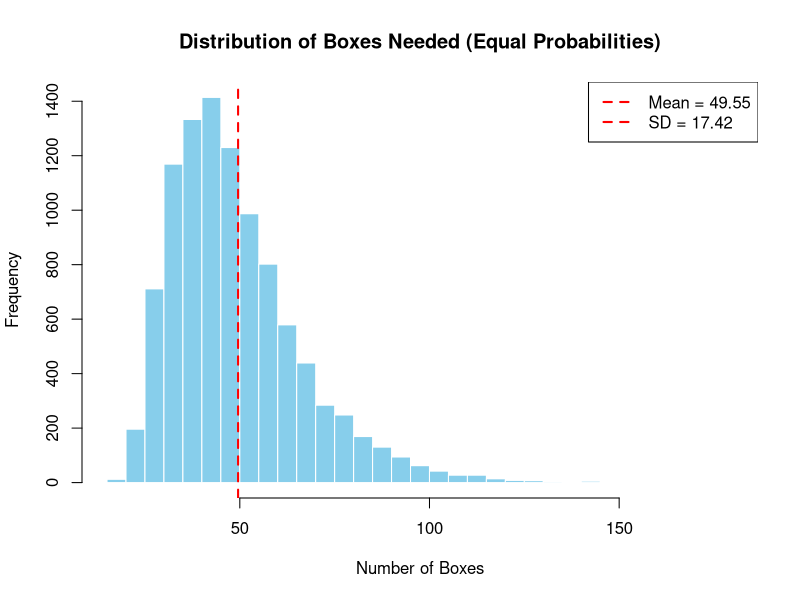
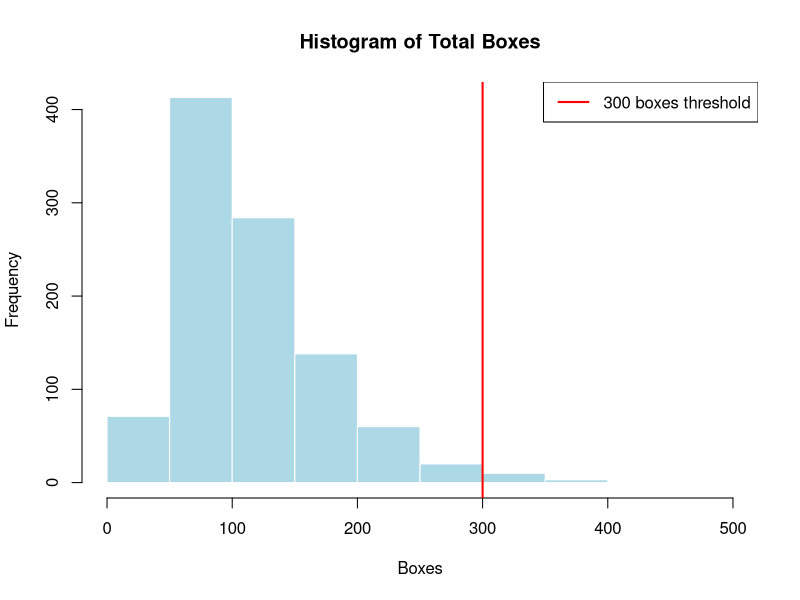
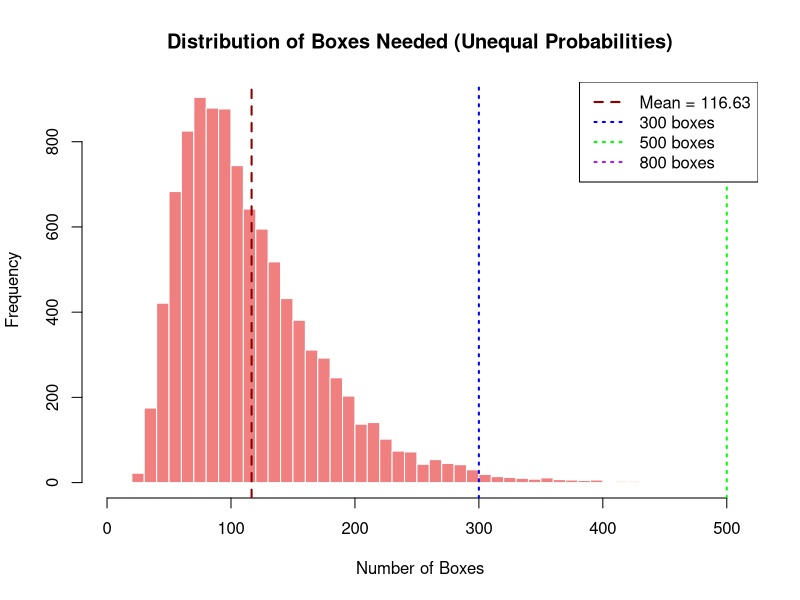
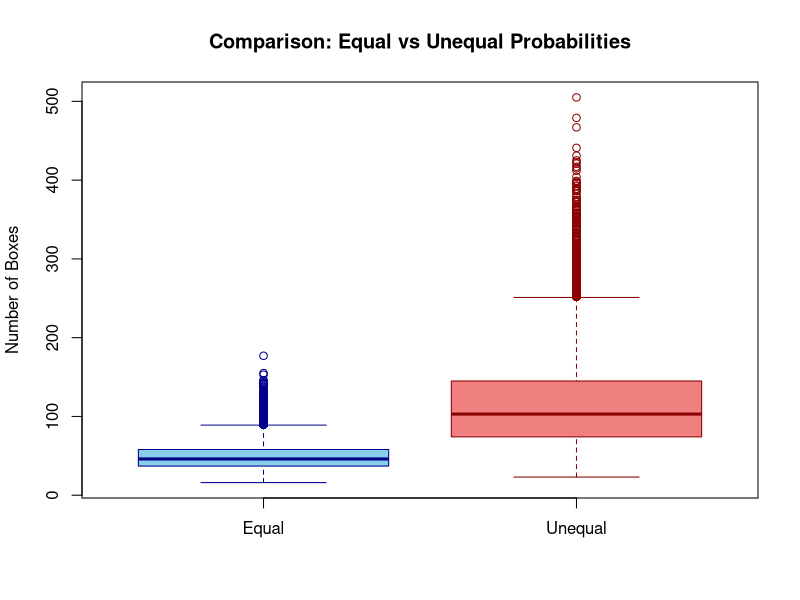
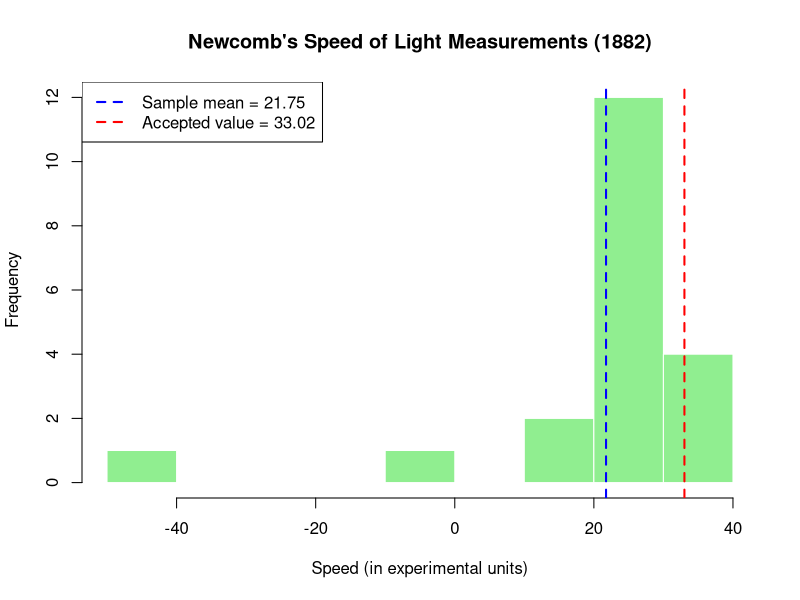
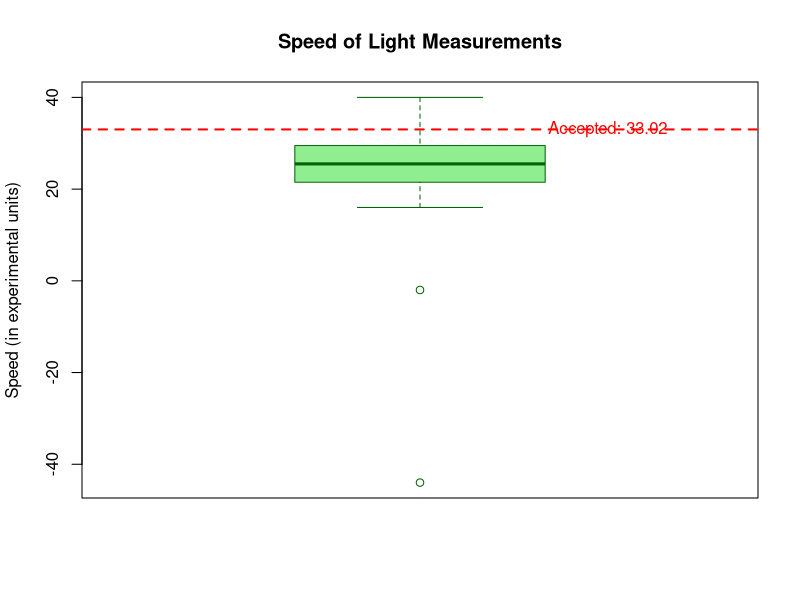
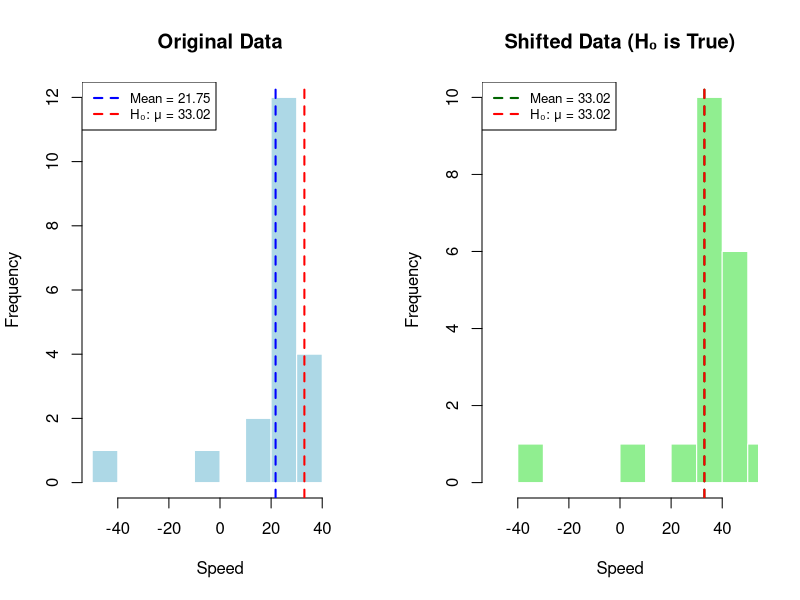
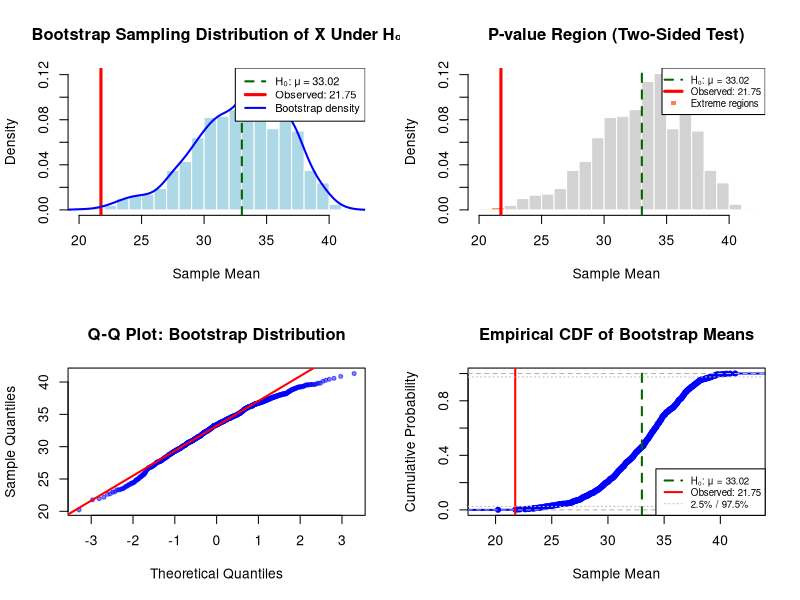

Here is the R script that generated these plots, in order:
# ============================================================================
# Bootstrap
# ============================================================================

# Agenda
# - Toy collector solution
# - Plug-In and the Bootstrap
# - Nonparametric and Parametric Bootstraps
# - Examples

# ============================================================================
# Exercise: Toy Collector Problem
# ============================================================================

# Children (and some adults) are frequently enticed to buy breakfast cereal 
# in an effort to collect all the action figures. Assume there are 15 action 
# figures and each cereal box contains exactly one with each figure being 
# equally likely.

# Questions:
# 1. Find the expected number of boxes needed to collect all 15 action figures.
# 2. Find the standard deviation of the number of boxes needed to collect all 
#    15 action figures.
# 3. Now suppose we no longer have equal probabilities, instead let:
#    Figure      A    B    C    D    E    F    G    H    I    J    K    L    M    N    O
#    Probability .2   .1   .1   .1   .1   .1   .05  .05  .05  .05  .02  .02  .02  .02  .02
#    
#    a. Estimate the expected number of boxes needed to collect all 15 action figures.
#    b. What is the uncertainty of your estimate?
#    c. What is the probability you bought more than 300 boxes? 500 boxes? 800 boxes?

# ============================================================================
# Part 1 & 2: Equal Probabilities (Theoretical Solution)
# ============================================================================

# When all figures are equally likely (probability = 1/15 each), this is known
# as the "Coupon Collector Problem"

# SOLUTION APPROACH:
# Consider the probability of getting a "new toy" given we already have i toys
# P(New Toy|i) = (15-i)/15
#
# Since each box is independent, our waiting time until a "new toy" is a 
# geometric random variable with success probability p = (15-i)/15
#
# For a geometric random variable with success probability p:
# - Mean waiting time = 1/p
# - Variance = (1-p)/p^2

n <- 15  # number of action figures

# METHOD 1: Geometric Random Variable Approach
# Expected number of boxes = sum of expected waiting times for each new toy
# E[T] = 15/15 + 15/14 + 15/13 + ... + 15/1

expected_boxes_geometric <- sum(n / (n:1))

cat("=== Equal Probabilities (Theoretical - Geometric Approach) ===\n")
cat("Expected number of boxes:\n")
cat("  E[T] = 15/15 + 15/14 + 15/13 + ... + 15/1\n")
cat("  E[T] =", expected_boxes_geometric, "\n")
cat("  E[T] ≈ 49.77\n\n")

# Variance calculation using geometric random variables
# For stage i (when we have i toys already), probability of new toy is (n-i)/n
# Variance for that stage: Var[X_i] = (1-p)/p^2 where p = (n-i)/n
# Total variance = sum of variances (independent stages)

variance_geometric <- 0
for (i in 0:(n-1)) {
    p <- (n - i) / n  # probability of new toy when we have i toys
    variance_geometric <- variance_geometric + (1 - p) / p^2
}

# Apply the scaling factor n^2
variance_geometric <- n * variance_geometric

sd_geometric <- sqrt(variance_geometric)

cat("Variance calculation:\n")
cat("  Var[T] = 15*(1-15/15)/(15/15)^2 + 15*(1-14/15)/(14/15)^2 + ... + 15*(1-1/15)/(1/15)^2\n")
cat("  Var[T] =", variance_geometric, "\n")
cat("  Var[T] ≈ 34.77\n\n")
cat("Standard deviation:", sd_geometric, "\n")
cat("SD ≈ 5.90\n\n")

# METHOD 2: Harmonic Number Approach (equivalent)
# Theoretical Expected Value: E[T] = n * H_n
# where n = number of figures, H_n = nth harmonic number = sum(1/i) for i=1 to n

# Calculate the harmonic number H_15
H_n <- sum(1 / (1:n))

# Expected number of boxes
expected_boxes_theory <- n * H_n

cat("=== Equal Probabilities (Theoretical - Harmonic Number Approach) ===\n")
cat("Expected number of boxes: E[T] = n * H_n\n")
cat("  where H_n = sum(1/i) for i=1 to", n, "\n")
cat("  H_15 =", H_n, "\n")
cat("  E[T] =", expected_boxes_theory, "\n\n")

# Theoretical Variance: Var[T] = n^2 * sum(1/i^2) for i=1 to n - n * H_n
variance_theory <- n^2 * sum(1 / (1:n)^2) - n * H_n
sd_theory <- sqrt(variance_theory)

cat("Variance: Var[T] = n^2 * sum(1/i^2) - n * H_n\n")
cat("  Var[T] =", variance_theory, "\n")
cat("Standard deviation:", sd_theory, "\n\n")

# Verify both methods give the same answer
cat("=== Verification: Both Methods Agree ===\n")
cat("Geometric approach - Expected:", round(expected_boxes_geometric, 4), "\n")
cat("Harmonic approach  - Expected:", round(expected_boxes_theory, 4), "\n")
cat("Difference:", abs(expected_boxes_geometric - expected_boxes_theory), "\n\n")

cat("Geometric approach - Variance:", round(variance_geometric, 4), "\n")
cat("Harmonic approach  - Variance:", round(variance_theory, 4), "\n")
cat("Difference:", abs(variance_geometric - variance_theory), "\n\n")

# ============================================================================
# Part 1 & 2: Equal Probabilities (Simulation Verification)
# ============================================================================

# Function to simulate collecting all figures with equal probabilities
collect_all_equal <- function(n_figures = 15) {
    collected <- rep(FALSE, n_figures)
    n_boxes <- 0
    
    while (!all(collected)) {
        # Buy a box, get a random figure (equal probability)
        figure <- sample(1:n_figures, 1)
        collected[figure] <- TRUE
        n_boxes <- n_boxes + 1
    }
    
    return(n_boxes)
}

# Run simulation
set.seed(123)
n_simulations <- 10000
results_equal <- replicate(n_simulations, collect_all_equal(15))

# Calculate statistics from simulation
expected_boxes_sim <- mean(results_equal)
sd_boxes_sim <- sd(results_equal)

cat("\n=== Equal Probabilities (Simulation) ===\n")
cat("Expected number of boxes (simulated):", expected_boxes_sim, "\n")
cat("Standard deviation (simulated):", sd_boxes_sim, "\n")
cat("\nComparison with theory:\n")
cat("Expected value difference:", abs(expected_boxes_theory - expected_boxes_sim), "\n")
cat("SD difference:", abs(sd_theory - sd_boxes_sim), "\n")

# Visualize the distribution
hist(results_equal, 
     breaks = 30, 
     main = "Distribution of Boxes Needed (Equal Probabilities)",
     xlab = "Number of Boxes",
     col = "skyblue",
     border = "white")
abline(v = expected_boxes_sim, col = "red", lwd = 2, lty = 2)
legend("topright", 
       legend = c(paste("Mean =", round(expected_boxes_sim, 2)),
                  paste("SD =", round(sd_boxes_sim, 2))),
       col = "red", lty = 2, lwd = 2)

# ============================================================================
# Part 3: Unequal Probabilities
# ============================================================================

# Define the probabilities for each figure
figures <- c("A", "B", "C", "D", "E", "F", "G", "H", "I", "J", "K", "L", "M", "N", "O")
prob.table <- c(.2, .1, .1, .1, .1, .1, .05, .05, .05, .05, .02, .02, .02, .02, .02)
probabilities <- prob.table  # Keep both variable names for compatibility

# Verify probabilities sum to 1
cat("\n=== Unequal Probabilities ===\n")
cat("Sum of probabilities:", sum(probabilities), "\n")

# Display the probability distribution
prob_df <- data.frame(Figure = figures, Probability = probabilities)
print(prob_df)

# ============================================================================
# Simulation Function for Unequal Probabilities
# ============================================================================

# Define the box numbers
boxes <- seq(1, 15)

# Function to simulate collecting all figures with specified probabilities
box.count <- function(prob = prob.table) {
    check <- double(length(prob))  # Vector to track which figures we have
    i <- 0  # Counter for number of boxes purchased
    
    while (sum(check) < length(prob)) {
        # Sample a box according to the probability distribution
        x <- sample(boxes, 1, prob = prob)
        check[x] <- 1  # Mark that we now have this figure
        i <- i + 1      # Increment box counter
    }
    
    return(i)
}

# Alternative naming for consistency
collect_all_unequal <- function(probs = prob.table) {
    return(box.count(prob = probs))
}

# ============================================================================
# Part 3a: Estimate the expected number of boxes
# ============================================================================

# Run simulation using the box.count() function
trials <- 1000
sim.boxes <- double(trials)

set.seed(456)
for (i in 1:trials) {
    sim.boxes[i] <- box.count()
}

# Calculate point estimate
est <- mean(sim.boxes)

# Calculate Monte Carlo Standard Error (MCSE)
# MCSE measures the uncertainty in our estimate due to finite simulation
mcse <- sd(sim.boxes) / sqrt(trials)

# 95% Confidence interval for the mean
interval <- est + c(-1, 1) * 1.96 * mcse

cat("\n3a. Expected number of boxes (unequal probabilities):\n")
cat("    Point estimate:", est, "\n")
cat("    Example output: est = 115.468\n\n")

# Part 3b: Uncertainty of the estimate
cat("3b. Uncertainty of estimate:\n")
cat("    Monte Carlo Standard Error (MCSE):", mcse, "\n")
cat("    95% Confidence interval:", interval[1], "to", interval[2], "\n")
cat("    Example output: interval = [112.0715, 118.8645]\n\n")

# Additional run with more simulations for better accuracy
n_simulations <- 10000
set.seed(789)
results_unequal <- replicate(n_simulations, box.count())

expected_boxes_unequal <- mean(results_unequal)
sd_boxes_unequal <- sd(results_unequal)
se_mean <- sd_boxes_unequal / sqrt(n_simulations)

cat("More precise estimate (with", n_simulations, "simulations):\n")
cat("    Expected number of boxes:", expected_boxes_unequal, "\n")
cat("    Standard deviation of boxes:", sd_boxes_unequal, "\n")
cat("    Standard error of the mean:", se_mean, "\n")
cat("    95% Confidence interval:", 
    expected_boxes_unequal - 1.96 * se_mean, "to", 
    expected_boxes_unequal + 1.96 * se_mean, "\n\n")

# ============================================================================
# Visualization: Histogram with Reference Line
# ============================================================================

# Plot histogram of simulation results
hist(sim.boxes, 
     main = "Histogram of Total Boxes", 
     xlab = "Boxes",
     col = "lightblue",
     border = "white")
abline(v = 300, col = "red", lwd = 2)
legend("topright", 
       legend = "300 boxes threshold",
       col = "red", 
       lwd = 2)

# ============================================================================
# Part 3c: Probability of buying more than 300, 500, 800 boxes
# ============================================================================

# Calculate probabilities from the initial simulation (trials = 1000)
prob_more_300_initial <- mean(sim.boxes > 300)
prob_more_500_initial <- mean(sim.boxes > 500)
prob_more_800_initial <- mean(sim.boxes > 800)

cat("3c. Probabilities (from", trials, "simulations):\n")
cat("    P(boxes > 300):", prob_more_300_initial, "\n")
cat("    P(boxes > 500):", prob_more_500_initial, "\n")
cat("    P(boxes > 800):", prob_more_800_initial, "\n\n")

# Calculate probabilities from the larger simulation (n_simulations = 10000)
prob_more_300 <- mean(results_unequal > 300)
prob_more_500 <- mean(results_unequal > 500)
prob_more_800 <- mean(results_unequal > 800)

cat("Probabilities (from", n_simulations, "simulations - more precise):\n")
cat("    P(boxes > 300):", prob_more_300, "\n")
cat("    P(boxes > 500):", prob_more_500, "\n")
cat("    P(boxes > 800):", prob_more_800, "\n")
cat("    P(boxes > 800):", prob_more_800, "\n")

# Visualize the distribution with unequal probabilities
hist(results_unequal, 
     breaks = 50, 
     main = "Distribution of Boxes Needed (Unequal Probabilities)",
     xlab = "Number of Boxes",
     col = "lightcoral",
     border = "white",
     xlim = c(0, max(results_unequal)))
abline(v = expected_boxes_unequal, col = "darkred", lwd = 2, lty = 2)
abline(v = 300, col = "blue", lwd = 2, lty = 3)
abline(v = 500, col = "green", lwd = 2, lty = 3)
abline(v = 800, col = "purple", lwd = 2, lty = 3)
legend("topright", 
       legend = c(paste("Mean =", round(expected_boxes_unequal, 2)),
                  "300 boxes", "500 boxes", "800 boxes"),
       col = c("darkred", "blue", "green", "purple"), 
       lty = c(2, 3, 3, 3), 
       lwd = 2)

# ============================================================================
# Comparison: Equal vs Unequal Probabilities
# ============================================================================

cat("\n=== Comparison ===\n")
cat("Equal probabilities:\n")
cat("  Expected boxes:", round(expected_boxes_sim, 2), "\n")
cat("  Standard deviation:", round(sd_boxes_sim, 2), "\n")
cat("\nUnequal probabilities:\n")
cat("  Expected boxes:", round(expected_boxes_unequal, 2), "\n")
cat("  Standard deviation:", round(sd_boxes_unequal, 2), "\n")
cat("\nDifference:\n")
cat("  Additional expected boxes:", round(expected_boxes_unequal - expected_boxes_sim, 2), "\n")
cat("  Increase in variability:", round(sd_boxes_unequal - sd_boxes_sim, 2), "\n")

# Side-by-side boxplot comparison
boxplot(list(Equal = results_equal, Unequal = results_unequal),
        main = "Comparison: Equal vs Unequal Probabilities",
        ylab = "Number of Boxes",
        col = c("skyblue", "lightcoral"),
        border = c("darkblue", "darkred"))

# ============================================================================
# Summary Statistics
# ============================================================================

cat("\n=== Summary Statistics (Unequal Probabilities) ===\n")
cat("Minimum boxes:", min(results_unequal), "\n")
cat("1st Quartile:", quantile(results_unequal, 0.25), "\n")
cat("Median:", median(results_unequal), "\n")
cat("Mean:", mean(results_unequal), "\n")
cat("3rd Quartile:", quantile(results_unequal, 0.75), "\n")
cat("Maximum boxes:", max(results_unequal), "\n")
cat("90th percentile:", quantile(results_unequal, 0.90), "\n")
cat("95th percentile:", quantile(results_unequal, 0.95), "\n")
cat("99th percentile:", quantile(results_unequal, 0.99), "\n")

# ============================================================================
# Key Insights
# ============================================================================

# Key observations:
# 1. With equal probabilities, the expected number of boxes is ~50.4
# 2. With unequal probabilities (rare figures), the expected number increases
#    dramatically to several hundred boxes
# 3. The rare figures (probability 0.02) are the bottleneck - you spend most
#    time waiting for these
# 4. The variability also increases substantially with unequal probabilities
# 5. There's a substantial probability (> 5%) of needing more than 500 boxes
#    with the unequal distribution

# ============================================================================
# Example: Speed of Light Data (Newcomb's Experiment)
# ============================================================================

# Thanks to Rob Gould (UCLA Statistics) for the following example

# In 1882 Simon Newcomb performed an experiment to measure the speed of light
# He measured the time it took for light to travel from Fort Myer on the west 
# bank of the Potomac River to a fixed mirror at the foot of the Washington 
# monument 3721 meters away.
#
# In the units of the data, the currently accepted "true" speed of light is 33.02
#
# Question: Does the data support the current accepted speed of 33.02?

# Speed of light measurements
speed <- c(28, -44, 29, 30, 26, 27, 22, 23, 33, 16, 24, 29, 24, 40, 21, 31, 34, -2, 25, 19)

cat("\n\n")
cat(strrep("=", 80), "\n")
cat("Speed of Light Data (Newcomb's Experiment, 1882)\n")
cat(strrep("=", 80), "\n\n")

# Basic summary statistics
cat("=== Summary Statistics ===\n")
cat("Sample size:", length(speed), "\n")
cat("Mean:", mean(speed), "\n")
cat("Median:", median(speed), "\n")
cat("Standard deviation:", sd(speed), "\n")
cat("Min:", min(speed), "\n")
cat("Max:", max(speed), "\n")
cat("\nAccepted true speed of light: 33.02\n")

# Visualize the data
hist(speed, 
     breaks = 10,
     main = "Newcomb's Speed of Light Measurements (1882)",
     xlab = "Speed (in experimental units)",
     col = "lightgreen",
     border = "white")
abline(v = mean(speed), col = "blue", lwd = 2, lty = 2)
abline(v = 33.02, col = "red", lwd = 2, lty = 2)
legend("topleft", 
       legend = c(paste("Sample mean =", round(mean(speed), 2)),
                  "Accepted value = 33.02"),
       col = c("blue", "red"), 
       lty = 2, 
       lwd = 2)

# Boxplot to identify outliers
boxplot(speed,
        main = "Speed of Light Measurements",
        ylab = "Speed (in experimental units)",
        col = "lightgreen",
        border = "darkgreen")
abline(h = 33.02, col = "red", lwd = 2, lty = 2)
text(1.3, 33.02, "Accepted: 33.02", col = "red")

# Identify potential outliers
cat("\n=== Outlier Analysis ===\n")
Q1 <- quantile(speed, 0.25)
Q3 <- quantile(speed, 0.75)
IQR_val <- IQR(speed)
lower_fence <- Q1 - 1.5 * IQR_val
upper_fence <- Q3 + 1.5 * IQR_val

outliers <- speed[speed < lower_fence | speed > upper_fence]
cat("Potential outliers:", outliers, "\n")
cat("Lower fence:", lower_fence, "\n")
cat("Upper fence:", upper_fence, "\n")

# Initial assessment
cat("\n=== Initial Assessment ===\n")
cat("Difference between sample mean and accepted value:", mean(speed) - 33.02, "\n")
cat("Is the accepted value within one SD of the mean?", 
    abs(mean(speed) - 33.02) <= sd(speed), "\n")

# Note: The presence of outliers (especially -44 and -2) suggests possible 
# measurement errors or experimental issues. These may significantly affect 
# the mean and our conclusions about whether the data supports the accepted value.

cat("\nNote: The data contains some unusual values (e.g., -44, -2) that may\n")
cat("represent measurement errors. These outliers can substantially affect\n")
cat("our conclusions. Bootstrap methods can help us understand the uncertainty\n")
cat("in our estimates and test hypotheses about the true speed of light.\n")

# ============================================================================
# Hypothesis Testing: Does the data support the accepted speed?
# ============================================================================

cat("\n\n")
cat(strrep("=", 80), "\n")
cat("Hypothesis Testing for Speed of Light\n")
cat(strrep("=", 80), "\n\n")

# Step 1: State null and alternative hypotheses
cat("Step 1: State the Hypotheses\n")
cat("  H₀: μ = 33.02  (The true mean speed equals the accepted value)\n")
cat("  Hₐ: μ ≠ 33.02  (The true mean speed differs from the accepted value)\n")
cat("  (This is a two-sided test)\n\n")

# Step 2: Choose a significance level
alpha <- 0.05
cat("Step 2: Significance Level\n")
cat("  α =", alpha, "\n\n")

# Step 3: Choose a test statistic
cat("Step 3: Test Statistic\n")
cat("  Since we wish to estimate the mean speed, we use the sample average\n")
cat("  Test statistic: X̄ (sample mean)\n\n")

# Step 4: Find the observed value of the test statistic
observed_mean <- mean(speed)
cat("Step 4: Observed Test Statistic\n")
cat("  Observed sample mean:", observed_mean, "\n")
cat("  Difference from H₀:", observed_mean - 33.02, "\n\n")

# Step 5: Calculate a p-value?
cat("Step 5: Calculate p-value\n")
cat("  Problem: We need the sampling distribution of X̄ under H₀,\n")
cat("           but we don't have it!\n")
cat("  - Normal approximation would be poor here due to small sample\n")
cat("    size (n=20) and presence of outliers\n")
cat("  - We need an alternative approach...\n\n")

# ============================================================================
# Bootstrap Approach: Simulating Under the Null Hypothesis
# ============================================================================

cat(strrep("=", 80), "\n")
cat("Bootstrap Solution: Shift the Data to Satisfy H₀\n")
cat(strrep("=", 80), "\n\n")

cat("Strategy:\n")
cat("  Instead of relying on theoretical distributions, we can perform\n")
cat("  a simulation under conditions where H₀ is TRUE.\n\n")

cat("Approach:\n")
cat("  1. Use our data to represent the population\n")
cat("  2. BUT first, shift it so that the mean really IS 33.02\n")
cat("  3. This creates a population where H₀ is true by construction\n\n")

# Shift the data so its mean equals 33.02
newspeed <- speed - mean(speed) + 33.02

cat("Creating the shifted data:\n")
cat("  newspeed = speed - mean(speed) + 33.02\n")
cat("  newspeed = speed -", mean(speed), "+ 33.02\n\n")

# Verify the shift
cat("Verification:\n")
cat("  Original mean(speed):", mean(speed), "\n")
cat("  New mean(newspeed):", mean(newspeed), "\n")
cat("  Difference:", abs(mean(newspeed) - 33.02), "(should be ≈ 0)\n\n")

cat("Key insight:\n")
cat("  The histogram of newspeed has EXACTLY the same shape as speed,\n")
cat("  but is shifted so that it's centered at 33.02.\n")
cat("  This preserves the variability and distribution shape of the\n")
cat("  original data while satisfying H₀.\n\n")

# Visualize the shift
par(mfrow = c(1, 2))

# Original data
hist(speed, 
     breaks = 10,
     main = "Original Data",
     xlab = "Speed",
     col = "lightblue",
     border = "white",
     xlim = c(-50, 50))
abline(v = mean(speed), col = "blue", lwd = 2, lty = 2)
abline(v = 33.02, col = "red", lwd = 2, lty = 2)
legend("topleft", 
       legend = c(paste("Mean =", round(mean(speed), 2)),
                  "H₀: μ = 33.02"),
       col = c("blue", "red"), 
       lty = 2, 
       lwd = 2,
       cex = 0.8)

# Shifted data
hist(newspeed, 
     breaks = 10,
     main = "Shifted Data (H₀ is True)",
     xlab = "Speed",
     col = "lightgreen",
     border = "white",
     xlim = c(-50, 50))
abline(v = mean(newspeed), col = "darkgreen", lwd = 2, lty = 2)
abline(v = 33.02, col = "red", lwd = 2, lty = 2)
legend("topleft", 
       legend = c(paste("Mean =", round(mean(newspeed), 2)),
                  "H₀: μ = 33.02"),
       col = c("darkgreen", "red"), 
       lty = 2, 
       lwd = 2,
       cex = 0.8)

par(mfrow = c(1, 1))

# Show side-by-side comparison of the data
cat("\nData comparison (first 10 values):\n")
comparison_df <- data.frame(
    Original = speed[1:10],
    Shifted = newspeed[1:10],
    Difference = newspeed[1:10] - speed[1:10]
)
print(comparison_df)
cat("\nNote: All differences are equal to", round(33.02 - mean(speed), 4), "\n")

# ============================================================================
# Bootstrap Resampling: Generate the Sampling Distribution Under H₀
# ============================================================================

cat("\n\n")
cat(strrep("=", 80), "\n")
cat("Bootstrap Resampling from the Shifted Data\n")
cat(strrep("=", 80), "\n\n")

cat("Now we reach into our fake population and take out 20 observations at\n")
cat("random, with replacement.\n")
cat("  - We take out 20 because that's the size of our initial sample\n")
cat("  - We calculate the average and save it\n")
cat("  - We repeat this process many, many times\n\n")

cat("Result:\n")
cat("  We will have a sampling distribution of X̄ with mean 33.02\n")
cat("  (because newspeed has mean 33.02)\n\n")

cat("Final step:\n")
cat("  Compare this distribution to our observed sample average and\n")
cat("  obtain a p-value!\n\n")

# Perform the bootstrap
n <- 1000
bstrap <- double(n)

cat("Running", n, "bootstrap replications...\n")
for (i in 1:n){ 
  newsample <- sample(newspeed, 20, replace=T)
  bstrap[i] <- mean(newsample) 
}
cat("Bootstrap complete!\n\n")

# Summary of bootstrap distribution
cat("Bootstrap Sampling Distribution Summary:\n")
cat("  Mean of bootstrap means:", mean(bstrap), "\n")
cat("  SD of bootstrap means:", sd(bstrap), "\n")
cat("  Min:", min(bstrap), "\n")
cat("  Max:", max(bstrap), "\n\n")

# Visualize the bootstrap distribution
par(mfrow = c(2, 2))

# Plot 1: Basic histogram with observed value
hist(bstrap,
     breaks = 30,
     main = "Bootstrap Sampling Distribution of X̄ Under H₀",
     xlab = "Sample Mean",
     col = "lightblue",
     border = "white",
     probability = TRUE)

# Add vertical line for H₀ mean
abline(v = 33.02, col = "darkgreen", lwd = 2, lty = 2)

# Add vertical line for observed mean
abline(v = observed_mean, col = "red", lwd = 3)

# Add density curve
lines(density(bstrap), col = "blue", lwd = 2)

legend("topright",
       legend = c("H₀: μ = 33.02",
                  paste("Observed:", round(observed_mean, 2)),
                  "Bootstrap density"),
       col = c("darkgreen", "red", "blue"),
       lty = c(2, 1, 1),
       lwd = c(2, 3, 2),
       cex = 0.8)

# Plot 2: Histogram highlighting extreme values (for p-value)
distance_from_null <- abs(observed_mean - 33.02)
extreme_lower <- 33.02 - distance_from_null
extreme_upper <- 33.02 + distance_from_null

hist(bstrap,
     breaks = 30,
     main = "P-value Region (Two-Sided Test)",
     xlab = "Sample Mean",
     col = "lightgray",
     border = "white",
     probability = TRUE)

# Color the extreme regions
hist_data <- hist(bstrap, breaks = 30, plot = FALSE)
extreme_bins <- which(hist_data$mids <= extreme_lower | hist_data$mids >= extreme_upper)
for (i in extreme_bins) {
    rect(hist_data$breaks[i], 0, hist_data$breaks[i+1], hist_data$density[i],
         col = "coral", border = "white")
}

abline(v = c(extreme_lower, extreme_upper), col = "red", lwd = 2, lty = 2)
abline(v = 33.02, col = "darkgreen", lwd = 2, lty = 2)
abline(v = observed_mean, col = "red", lwd = 3)

legend("topright",
       legend = c("H₀: μ = 33.02",
                  paste("Observed:", round(observed_mean, 2)),
                  "Extreme regions"),
       col = c("darkgreen", "red", "coral"),
       lty = c(2, 1, NA),
       lwd = c(2, 3, NA),
       pch = c(NA, NA, 15),
       cex = 0.7)

# Plot 3: QQ plot to check normality of bootstrap distribution
qqnorm(bstrap, 
       main = "Q-Q Plot: Bootstrap Distribution",
       pch = 20,
       col = rgb(0, 0, 1, 0.5))
qqline(bstrap, col = "red", lwd = 2)

# Plot 4: Cumulative distribution
plot(ecdf(bstrap),
     main = "Empirical CDF of Bootstrap Means",
     xlab = "Sample Mean",
     ylab = "Cumulative Probability",
     col = "blue",
     lwd = 2)
abline(v = 33.02, col = "darkgreen", lwd = 2, lty = 2)
abline(v = observed_mean, col = "red", lwd = 2)
abline(h = c(0.025, 0.975), col = "gray", lty = 3)

legend("bottomright",
       legend = c("H₀: μ = 33.02",
                  paste("Observed:", round(observed_mean, 2)),
                  "2.5% / 97.5%"),
       col = c("darkgreen", "red", "gray"),
       lty = c(2, 1, 3),
       lwd = c(2, 2, 1),
       cex = 0.7)

par(mfrow = c(1, 1))

# ============================================================================
# Calculate p-value
# ============================================================================

cat("\n")
cat(strrep("=", 80), "\n")
cat("Step 6: Calculate the p-value\n")
cat(strrep("=", 80), "\n\n")

cat("Observed test statistic: X̄ =", observed_mean, "\n")
cat("Null hypothesis value: μ₀ = 33.02\n")
cat("Difference:", observed_mean - 33.02, "\n\n")

cat("The p-value is the probability of getting something more extreme than\n")
cat("what we observed.\n\n")

cat("Notice that", observed_mean, "is", 33.02 - observed_mean, "units away from\n")
cat("the null hypothesis (33.02 -", observed_mean, "=", 33.02 - observed_mean, ")\n\n")

cat("So the p-value is the probability of being more than", 33.02 - observed_mean, "\n")
cat("units away from 33.02 in EITHER direction (two-sided test).\n\n")

cat("For a two-sided test, we need to find:\n")
cat("  P(X̄ <", observed_mean, "OR X̄ >", 33.02 + (33.02 - observed_mean), "| H₀ is true)\n\n")

# Calculate how far our observed mean is from the null hypothesis
distance_from_null <- abs(observed_mean - 33.02)
extreme_lower <- observed_mean
extreme_upper <- 33.02 + distance_from_null

cat("This means we count bootstrap samples where:\n")
cat("  - X̄ <", extreme_lower, "(as low or lower than observed)\n")
cat("  - X̄ >", round(extreme_upper, 2), "(equally far above 33.02)\n\n")

# Count how many bootstrap means are at least as extreme
lower_tail <- sum(bstrap < extreme_lower)
upper_tail <- sum(bstrap > extreme_upper)
extreme_count <- lower_tail + upper_tail

cat("Calculation:\n")
cat("  (sum(bstrap <", extreme_lower, ") + sum(bstrap >", round(extreme_upper, 2), ")) /", n, "\n")
cat("  = (", lower_tail, "+", upper_tail, ") /", n, "\n")

# Calculate p-value
pvalue <- extreme_count / n

cat("  =", extreme_count, "/", n, "\n")
cat("  =", pvalue, "\n\n")

cat("p-value =", pvalue, "\n\n")

# ============================================================================
# Conclusion
# ============================================================================

cat(strrep("=", 80), "\n")
cat("Step 7: Make a Conclusion\n")
cat(strrep("=", 80), "\n\n")

cat("Decision rule: Reject H₀ if p-value < α =", alpha, "\n\n")

if (pvalue < alpha) {
    cat("Result: p-value =", pvalue, "<", alpha, "\n")
    cat("Decision: REJECT H₀\n\n")
    cat("Conclusion:\n")
    cat("  Since our significance level is", alpha, "(5%), we REJECT H₀\n")
    cat("  and conclude that Newcomb's measurements were NOT consistent with\n")
    cat("  the currently accepted figure.\n\n")
    cat("  Interpretation:\n")
    cat("  At the α =", alpha, "significance level, we have sufficient evidence\n")
    cat("  to conclude that the true mean speed differs from the accepted value\n")
    cat("  of 33.02. Newcomb's measurements appear to be systematically lower\n")
    cat("  than the accepted speed of light.\n\n")
    cat("  Possible explanations:\n")
    cat("  - Systematic measurement error in the experimental setup\n")
    cat("  - Equipment calibration issues\n")
    cat("  - The presence of outliers affecting the sample mean\n")
} else {
    cat("Result: p-value =", pvalue, ">=", alpha, "\n")
    cat("Decision: FAIL TO REJECT H₀\n\n")
    cat("Conclusion:\n")
    cat("  Since our significance level is", alpha, "(5%), we FAIL TO REJECT H₀.\n")
    cat("  At the α =", alpha, "significance level, we do not have sufficient\n")
    cat("  evidence to conclude that the true mean speed differs from 33.02.\n")
    cat("  The observed difference could plausibly be due to random sampling\n")
    cat("  variation.\n")
}

cat("\n")
cat(strrep("=", 80), "\n")
cat("What Did We Just Do? The Bootstrap Principle\n")
cat(strrep("=", 80), "\n\n")

cat("This is an example of the BOOTSTRAP HYPOTHESIS TEST:\n\n")

cat("1. We wanted to test if μ = 33.02\n\n")

cat("2. We created a 'fake population' (newspeed) where μ = 33.02 is TRUE\n")
cat("   by shifting our sample\n\n")

cat("3. We repeatedly sampled from this fake population (with replacement)\n")
cat("   to simulate what sample means would look like IF H₀ were true\n\n")

cat("4. We compared our actual observed mean to this distribution to see\n")
cat("   if it's unusually far from 33.02\n\n")

cat("Key insight:\n")
cat("  The BOOTSTRAP uses the sample to represent the population!\n")
cat("  - When we shift the sample, we're creating a population where\n")
cat("    H₀ is exactly true\n")
cat("  - Resampling from this shifted data gives us the sampling\n")
cat("    distribution we need\n")
cat("  - No normal approximation needed!\n")
cat("  - No assumptions about the population distribution!\n\n")

# ============================================================================
# Example: Sleep Study
# ============================================================================

cat("\n\n")
cat(strrep("=", 80), "\n")
cat("Example: Sleep Study - Bootstrap for Two-Sample Comparison\n")
cat(strrep("=", 80), "\n\n")

cat("The two-sample t-test checks for differences in means according to a\n")
cat("known null distribution.\n")
cat("This is similar to permutation tests, but we'll use bootstrap resampling.\n\n")

cat("Let's resample and generate the sampling distribution under the\n")
cat("bootstrap assumption.\n\n")

# Load the sleep data
cat("Dataset: Student's Sleep Data\n")
cat("Description: Effect of two soporific drugs on sleep increase\n")
cat("  - 10 patients given drug 1\n")
cat("  - 10 patients given drug 2\n")
cat("  - Measured: increase in hours of sleep\n\n")

# Display the data
cat("Sleep data:\n")
print(sleep)
cat("\n")

# Summary by group
cat("Summary statistics by group:\n")
cat("Group 1 (Drug 1):\n")
group1_data <- sleep[sleep$group == 1, "extra"]
cat("  Mean:", mean(group1_data), "\n")
cat("  SD:", sd(group1_data), "\n")
cat("  n:", length(group1_data), "\n\n")

cat("Group 2 (Drug 2):\n")
group2_data <- sleep[sleep$group == 2, "extra"]
cat("  Mean:", mean(group2_data), "\n")
cat("  SD:", sd(group2_data), "\n")
cat("  n:", length(group2_data), "\n\n")

observed_diff <- mean(group1_data) - mean(group2_data)
cat("Observed difference in means (Group 1 - Group 2):", observed_diff, "\n\n")

# Visualize the data
par(mfrow = c(1, 2))

# Boxplot comparison
boxplot(extra ~ group, data = sleep,
        main = "Sleep Increase by Drug",
        xlab = "Group",
        ylab = "Increase in Hours of Sleep",
        col = c("lightblue", "lightcoral"),
        names = c("Drug 1", "Drug 2"))
abline(h = 0, col = "gray", lty = 2)

# Dot plot showing individual observations
stripchart(extra ~ group, data = sleep,
           main = "Individual Sleep Increases",
           xlab = "Group",
           ylab = "Increase in Hours of Sleep",
           vertical = TRUE,
           pch = 19,
           col = c("blue", "red"),
           method = "jitter",
           jitter = 0.1)
abline(h = 0, col = "gray", lty = 2)
points(1, mean(group1_data), pch = 18, cex = 2, col = "darkblue")
points(2, mean(group2_data), pch = 18, cex = 2, col = "darkred")

par(mfrow = c(1, 1))

# ============================================================================
# Bootstrap Resampling for Two-Sample Problem
# ============================================================================

cat("\n")
cat(strrep("=", 80), "\n")
cat("Bootstrap Approach\n")
cat(strrep("=", 80), "\n\n")

cat("Strategy:\n")
cat("  1. Resample rows from the sleep dataset with replacement\n")
cat("  2. Calculate the difference in means for each bootstrap sample\n")
cat("  3. Build up the sampling distribution of the difference\n\n")

# Define helper functions
bootstrap.resample <- function(object) {
  sample(object, length(object), replace = TRUE)
}

diff.in.means <- function(df) {
  mean(df[df$group == 1, "extra"]) - mean(df[df$group == 2, "extra"])
}

cat("Functions defined:\n")
cat("  bootstrap.resample <- function(object)\n")
cat("      sample(object, length(object), replace = TRUE)\n\n")
cat("  diff.in.means <- function(df)\n")
cat("      mean(df[df$group == 1, 'extra']) - mean(df[df$group == 2, 'extra'])\n\n")

# Perform bootstrap resampling
cat("Performing 2000 bootstrap replications...\n")
set.seed(123)  # For reproducibility
resample.diffs <- replicate(2000, 
                             diff.in.means(sleep[bootstrap.resample(1:nrow(sleep)), ]))
cat("Bootstrap complete!\n\n")

# Summary of bootstrap distribution
cat("Bootstrap Distribution Summary:\n")
cat("  Mean of bootstrap differences:", mean(resample.diffs), "\n")
cat("  SD of bootstrap differences:", sd(resample.diffs), "\n")
cat("  Min:", min(resample.diffs), "\n")
cat("  Max:", max(resample.diffs), "\n")
cat("  Observed difference:", observed_diff, "\n\n")

# Visualize the bootstrap distribution
par(mfrow = c(1, 1))

# Simple histogram showing the bootstrap sampling distribution
hist(resample.diffs, 
     main = "Bootstrap Sampling Distribution",
     xlab = "Difference in Means (Drug 1 - Drug 2)",
     col = "lightblue",
     border = "white")
abline(v = diff.in.means(sleep), col = 2, lwd = 3)

cat("\nBasic visualization created: Bootstrap sampling distribution with\n")
cat("observed difference marked in red.\n\n")

# Add more detailed visualizations
par(mfrow = c(2, 2))

# Plot 1: Histogram of bootstrap differences
hist(resample.diffs,
     breaks = 40,
     main = "Bootstrap Distribution of\nDifference in Means",
     xlab = "Difference in Means (Drug 1 - Drug 2)",
     col = "lightblue",
     border = "white",
     probability = TRUE)
abline(v = observed_diff, col = "red", lwd = 2)
abline(v = 0, col = "darkgreen", lwd = 2, lty = 2)
lines(density(resample.diffs), col = "blue", lwd = 2)
legend("topright",
       legend = c(paste("Observed:", round(observed_diff, 2)),
                  "No difference (0)",
                  "Bootstrap density"),
       col = c("red", "darkgreen", "blue"),
       lty = c(1, 2, 1),
       lwd = 2,
       cex = 0.7)

# Plot 2: Bootstrap differences with confidence interval
boot_ci_lower <- quantile(resample.diffs, 0.025)
boot_ci_upper <- quantile(resample.diffs, 0.975)

hist(resample.diffs,
     breaks = 40,
     main = "95% Bootstrap Confidence Interval",
     xlab = "Difference in Means (Drug 1 - Drug 2)",
     col = "lightgray",
     border = "white",
     probability = TRUE)

# Highlight the confidence interval region
hist_data <- hist(resample.diffs, breaks = 40, plot = FALSE)
ci_bins <- which(hist_data$mids >= boot_ci_lower & hist_data$mids <= boot_ci_upper)
for (i in ci_bins) {
    rect(hist_data$breaks[i], 0, hist_data$breaks[i+1], hist_data$density[i],
         col = "lightblue", border = "white")
}

abline(v = c(boot_ci_lower, boot_ci_upper), col = "blue", lwd = 2, lty = 2)
abline(v = observed_diff, col = "red", lwd = 2)
abline(v = 0, col = "darkgreen", lwd = 2, lty = 2)

legend("topright",
       legend = c(paste("Observed:", round(observed_diff, 2)),
                  "95% CI bounds",
                  "No difference (0)"),
       col = c("red", "blue", "darkgreen"),
       lty = c(1, 2, 2),
       lwd = 2,
       cex = 0.7)

# Plot 3: QQ plot
qqnorm(resample.diffs,
       main = "Q-Q Plot: Bootstrap Differences",
       pch = 20,
       col = rgb(0, 0, 1, 0.5))
qqline(resample.diffs, col = "red", lwd = 2)

# Plot 4: Cumulative distribution
plot(ecdf(resample.diffs),
     main = "Empirical CDF",
     xlab = "Difference in Means",
     ylab = "Cumulative Probability",
     col = "blue",
     lwd = 2)
abline(v = observed_diff, col = "red", lwd = 2)
abline(v = 0, col = "darkgreen", lwd = 2, lty = 2)
abline(h = c(0.025, 0.975), col = "gray", lty = 3)

par(mfrow = c(1, 1))

# ============================================================================
# Bootstrap Confidence Interval
# ============================================================================

cat("\n")
cat(strrep("=", 80), "\n")
cat("Bootstrap 95% Confidence Interval\n")
cat(strrep("=", 80), "\n\n")

cat("Using the percentile method:\n")
cat("  Lower bound (2.5th percentile):", boot_ci_lower, "\n")
cat("  Upper bound (97.5th percentile):", boot_ci_upper, "\n\n")

cat("Interpretation:\n")
cat("  We are 95% confident that the true difference in mean sleep increase\n")
cat("  between Drug 1 and Drug 2 is between", round(boot_ci_lower, 3), "and",
    round(boot_ci_upper, 3), "hours.\n\n")

if (boot_ci_lower > 0) {
    cat("  Since the entire confidence interval is ABOVE 0, we can conclude\n")
    cat("  that Drug 1 appears to increase sleep more than Drug 2.\n")
} else if (boot_ci_upper < 0) {
    cat("  Since the entire confidence interval is BELOW 0, we can conclude\n")
    cat("  that Drug 2 appears to increase sleep more than Drug 1.\n")
} else {
    cat("  Since the confidence interval INCLUDES 0, we cannot conclude\n")
    cat("  that there is a significant difference between the two drugs.\n")
}

cat("\n")

# Compare with traditional t-test
cat(strrep("=", 80), "\n")
cat("Comparison with Traditional Two-Sample t-test\n")
cat(strrep("=", 80), "\n\n")

t_test_result <- t.test(extra ~ group, data = sleep, var.equal = TRUE)
cat("Traditional t-test results:\n")
print(t_test_result)

cat("\nComparison:\n")
cat("  Bootstrap 95% CI: [", round(boot_ci_lower, 3), ",", round(boot_ci_upper, 3), "]\n")
cat("  t-test 95% CI:    [", round(t_test_result$conf.int[1], 3), ",", 
    round(t_test_result$conf.int[2], 3), "]\n\n")

cat("Note: The bootstrap approach:\n")
cat("  - Does NOT assume normality\n")
cat("  - Does NOT assume equal variances\n")
cat("  - Works better with small samples or skewed data\n")
cat("  - Provides empirical sampling distribution\n\n")

# ============================================================================
# Bootstrapping Functions in R
# ============================================================================

cat("\n\n")
cat(strrep("=", 80), "\n")
cat("Bootstrapping Functions in R\n")
cat(strrep("=", 80), "\n\n")

cat("R has numerous built-in bootstrapping functions, too many to mention.\n")
cat("See the 'boot' library for comprehensive bootstrapping tools.\n\n")

cat("The boot library provides:\n")
cat("  - boot(): Main function for bootstrap resampling\n")
cat("  - boot.ci(): Confidence interval calculations (multiple methods)\n")
cat("  - Various helper functions for specialized bootstrapping\n\n")

# ============================================================================
# Example: Using the boot() Function
# ============================================================================

cat(strrep("=", 80), "\n")
cat("Example: Bootstrap of the Ratio of Means\n")
cat(strrep("=", 80), "\n\n")

cat("Dataset: City data from the boot package\n")
cat("Goal: Bootstrap the ratio of means using the city data\n\n")

# Load the boot library
library(boot)

# Load the city data
data(city)

cat("City data structure:\n")
str(city)
cat("\n")

cat("First few rows:\n")
print(head(city))
cat("\n")

# Define the statistic function
# This calculates the ratio of weighted sums
ratio <- function(d, w) sum(d$x * w)/sum(d$u * w)

cat("Statistic function defined:\n")
cat("  ratio <- function(d, w) sum(d$x * w)/sum(d$u * w)\n\n")

cat("This function:\n")
cat("  - Takes data 'd' and weights 'w' as inputs\n")
cat("  - Calculates the ratio of weighted sums\n")
cat("  - d$x and d$u are variables from the city dataset\n")
cat("  - w contains bootstrap weights (frequency of each observation)\n\n")

# Perform bootstrap
cat("Performing bootstrap with 1000 replications...\n")
cat("  boot(city, ratio, R=1000, stype='w')\n\n")
results <- boot(city, ratio, R = 1000, stype = "w")

cat("Bootstrap complete!\n\n")

# Display results
cat(strrep("=", 80), "\n")
cat("Bootstrap Results\n")
cat(strrep("=", 80), "\n\n")

print(results)

cat("\n\n")
cat("Interpretation:\n")
cat("  original:    The observed statistic from the original data\n")
cat("               (", results$t0, ")\n")
cat("  bias:        Estimated bias of the bootstrap estimator\n")
cat("               (", mean(results$t) - results$t0, ")\n")
cat("  std. error:  Standard error estimated from bootstrap distribution\n")
cat("               (", sd(results$t), ")\n\n")

# Visualize bootstrap distribution
par(mfrow = c(2, 2))

# Plot 1: Histogram of bootstrap replicates
hist(results$t,
     breaks = 30,
     main = "Bootstrap Distribution of Ratio",
     xlab = "Ratio of Means",
     col = "lightblue",
     border = "white",
     probability = TRUE)
abline(v = results$t0, col = "red", lwd = 3)
lines(density(results$t), col = "blue", lwd = 2)
legend("topright",
       legend = c(paste("Original:", round(results$t0, 3)),
                  "Bootstrap density"),
       col = c("red", "blue"),
       lty = 1,
       lwd = c(3, 2),
       cex = 0.8)

# Plot 2: Q-Q plot
qqnorm(results$t,
       main = "Q-Q Plot: Bootstrap Ratios",
       pch = 20,
       col = rgb(0, 0, 1, 0.5))
qqline(results$t, col = "red", lwd = 2)

# Plot 3: Bootstrap replicates over index
plot(results$t,
     type = "l",
     main = "Bootstrap Replicates Sequence",
     xlab = "Bootstrap Replicate Number",
     ylab = "Ratio",
     col = "blue")
abline(h = results$t0, col = "red", lwd = 2, lty = 2)

# Plot 4: Empirical CDF
plot(ecdf(results$t),
     main = "Empirical CDF",
     xlab = "Ratio of Means",
     ylab = "Cumulative Probability",
     col = "blue",
     lwd = 2)
abline(v = results$t0, col = "red", lwd = 2)

par(mfrow = c(1, 1))

# ============================================================================
# Bootstrap Confidence Intervals
# ============================================================================

cat("\n")
cat(strrep("=", 80), "\n")
cat("Bootstrap Confidence Intervals using boot.ci()\n")
cat(strrep("=", 80), "\n\n")

cat("The boot.ci() function provides several types of confidence intervals:\n")
cat("  - norm:     Normal approximation interval\n")
cat("  - basic:    Basic bootstrap interval\n")
cat("  - perc:     Percentile interval\n")
cat("  - bca:      Bias-corrected and accelerated (BCa) interval\n")
cat("  - stud:     Studentized interval\n\n")

cat("We'll use the BCa (bias-corrected and accelerated) method:\n")
cat("  boot.ci(results, type='bca')\n\n")

# Calculate BCa confidence interval
ci_results <- boot.ci(results, type = "bca")

cat(strrep("=", 80), "\n\n")
print(ci_results)
cat("\n")
cat(strrep("=", 80), "\n\n")

cat("Interpretation:\n")
cat("  Level:   Confidence level (95%)\n")
cat("  BCa:     Bias-corrected and accelerated interval\n")
cat("           95% CI: [", ci_results$bca[4], ",", ci_results$bca[5], "]\n\n")

cat("Conclusion:\n")
cat("  We are 95% confident that the true ratio of means is between\n")
cat("  ", round(ci_results$bca[4], 3), "and", round(ci_results$bca[5], 3), ".\n\n")

cat("  Calculations and Intervals on Original Scale\n\n")

cat("Advantages of BCa intervals:\n")
cat("  - Corrects for bias in the bootstrap distribution\n")
cat("  - Adjusts for skewness (acceleration)\n")
cat("  - Generally more accurate than percentile intervals\n")
cat("  - Better coverage properties for skewed distributions\n\n")

# Compare different CI methods
cat(strrep("=", 80), "\n")
cat("Comparison of Different Bootstrap CI Methods\n")
cat(strrep("=", 80), "\n\n")

ci_all <- boot.ci(results, type = c("norm", "basic", "perc", "bca"))
print(ci_all)

cat("\n\nNote: Different methods may give different intervals,\n")
cat("especially for skewed distributions or small sample sizes.\n")
cat("BCa is often preferred for its superior theoretical properties.\n\n")

# ============================================================================
# Bootstrapping a Single Statistic
# ============================================================================

cat("\n\n")
cat(strrep("=", 80), "\n")
cat("Bootstrapping a Single Statistic: R-squared Example\n")
cat(strrep("=", 80), "\n\n")

cat("Goal: Use the bootstrap to generate a 95% confidence interval for R²\n\n")

cat("Context:\n")
cat("  - Linear regression of miles per gallon (mpg) on car weight (wt)\n")
cat("    and displacement (disp)\n")
cat("  - Data source: mtcars\n")
cat("  - The bootstrapped confidence interval is based on 1000 replications\n\n")

# Explore the mtcars data
cat("Dataset: mtcars\n")
cat("Structure:\n")
str(mtcars[, c("mpg", "wt", "disp")])
cat("\n")

cat("Summary statistics:\n")
summary(mtcars[, c("mpg", "wt", "disp")])
cat("\n")

# Fit the original model to see the R-squared
original_model <- lm(mpg ~ wt + disp, data = mtcars)
cat("Original linear regression model:\n")
cat("  Formula: mpg ~ wt + disp\n\n")
print(summary(original_model))
cat("\n")

cat("Original R²:", summary(original_model)$r.squared, "\n")
cat("This means", round(summary(original_model)$r.squared * 100, 2), 
    "% of the variance in mpg is explained by wt and disp.\n\n")

# Visualize the data
par(mfrow = c(1, 2))

# Scatterplot: mpg vs wt
plot(mtcars$wt, mtcars$mpg,
     main = "MPG vs Weight",
     xlab = "Weight (1000 lbs)",
     ylab = "Miles per Gallon",
     pch = 19,
     col = "blue")
abline(lm(mpg ~ wt, data = mtcars), col = "red", lwd = 2)

# Scatterplot: mpg vs disp
plot(mtcars$disp, mtcars$mpg,
     main = "MPG vs Displacement",
     xlab = "Displacement (cu.in.)",
     ylab = "Miles per Gallon",
     pch = 19,
     col = "blue")
abline(lm(mpg ~ disp, data = mtcars), col = "red", lwd = 2)

par(mfrow = c(1, 1))

# ============================================================================
# Bootstrap the R-squared Statistic
# ============================================================================

cat("\n")
cat(strrep("=", 80), "\n")
cat("Bootstrap Procedure\n")
cat(strrep("=", 80), "\n\n")

cat("Step 1: Define the statistic function\n\n")

# Define the R-squared function for bootstrapping
rsq <- function(formula, data, indices) {
  d <- data[indices, ]  
  fit <- lm(formula, data = d)
  return(summary(fit)$r.square)
} 

cat("Function defined:\n")
cat("  rsq <- function(formula, data, indices) {\n")
cat("    d <- data[indices, ]  \n")
cat("    fit <- lm(formula, data = d)\n")
cat("    return(summary(fit)$r.square)\n")
cat("  }\n\n")

cat("This function:\n")
cat("  - Takes a formula, dataset, and bootstrap indices\n")
cat("  - Subsets the data according to the bootstrap indices\n")
cat("  - Fits a linear model to the bootstrap sample\n")
cat("  - Returns the R² value from the model\n\n")

cat("Step 2: Perform bootstrap resampling\n\n")
cat("Running bootstrap with 1000 replications...\n")
cat("  boot(data=mtcars, statistic=rsq, R=1000, formula=mpg~wt+disp)\n\n")

set.seed(456)  # For reproducibility
results <- boot(data = mtcars, statistic = rsq, 
                R = 1000, formula = mpg ~ wt + disp)

cat("Bootstrap complete!\n\n")

# Display results
cat(strrep("=", 80), "\n")
cat("Bootstrap Results\n")
cat(strrep("=", 80), "\n\n")

print(results)

cat("\n\n")
cat("Interpretation:\n")
cat("  original:    R² from the original model =", results$t0, "\n")
cat("  bias:        Bootstrap estimate of bias =", mean(results$t) - results$t0, "\n")
cat("               (Small bias suggests R² is nearly unbiased)\n")
cat("  std. error:  Standard error of R² =", sd(results$t), "\n")
cat("               (Measure of variability in R² estimates)\n\n")

# Built-in plot method for boot objects
cat(strrep("=", 80), "\n")
cat("Built-in Diagnostic Plots\n")
cat(strrep("=", 80), "\n\n")

cat("The boot package provides a plot() method that creates diagnostic plots:\n")
cat("  plot(results)\n\n")

# Create the built-in boot plots
plot(results)

cat("\nThese plots show:\n")
cat("  1. Histogram of bootstrap replicates (left)\n")
cat("     - Shows the distribution of R² values across bootstrap samples\n")
cat("     - Red vertical line marks the original statistic\n\n")
cat("  2. Q-Q plot (right)\n")
cat("     - Compares bootstrap distribution to normal distribution\n")
cat("     - Points on the line indicate approximate normality\n")
cat("     - Deviations suggest non-normal distribution\n\n")

# Additional custom visualizations
cat(strrep("=", 80), "\n")
cat("Custom Visualizations\n")
cat(strrep("=", 80), "\n\n")

# Visualize the bootstrap distribution of R-squared
par(mfrow = c(2, 2))

# Plot 1: Histogram of bootstrap R² values
hist(results$t,
     breaks = 30,
     main = "Bootstrap Distribution of R²",
     xlab = "R-squared",
     col = "lightgreen",
     border = "white",
     probability = TRUE,
     xlim = c(min(results$t) - 0.05, max(results$t) + 0.05))
abline(v = results$t0, col = "red", lwd = 3)
lines(density(results$t), col = "darkgreen", lwd = 2)
legend("topleft",
       legend = c(paste("Original R² =", round(results$t0, 4)),
                  "Bootstrap density"),
       col = c("red", "darkgreen"),
       lty = 1,
       lwd = c(3, 2),
       cex = 0.8)

# Plot 2: Histogram with confidence interval region
boot_ci_lower <- quantile(results$t, 0.025)
boot_ci_upper <- quantile(results$t, 0.975)

hist(results$t,
     breaks = 30,
     main = "95% Percentile CI for R²",
     xlab = "R-squared",
     col = "lightgray",
     border = "white",
     probability = TRUE)

# Highlight CI region
hist_data <- hist(results$t, breaks = 30, plot = FALSE)
ci_bins <- which(hist_data$mids >= boot_ci_lower & hist_data$mids <= boot_ci_upper)
for (i in ci_bins) {
    rect(hist_data$breaks[i], 0, hist_data$breaks[i+1], hist_data$density[i],
         col = "lightgreen", border = "white")
}

abline(v = c(boot_ci_lower, boot_ci_upper), col = "blue", lwd = 2, lty = 2)
abline(v = results$t0, col = "red", lwd = 2)

legend("topleft",
       legend = c(paste("Original:", round(results$t0, 3)),
                  "95% CI bounds"),
       col = c("red", "blue"),
       lty = c(1, 2),
       lwd = 2,
       cex = 0.8)

# Plot 3: Q-Q plot
qqnorm(results$t,
       main = "Q-Q Plot: Bootstrap R²",
       pch = 20,
       col = rgb(0, 0.5, 0, 0.5))
qqline(results$t, col = "red", lwd = 2)

# Plot 4: Bootstrap replicates sequence
plot(results$t,
     type = "l",
     main = "Bootstrap R² Sequence",
     xlab = "Bootstrap Replicate",
     ylab = "R-squared",
     col = "darkgreen")
abline(h = results$t0, col = "red", lwd = 2, lty = 2)
abline(h = mean(results$t), col = "blue", lwd = 1, lty = 3)

par(mfrow = c(1, 1))

# ============================================================================
# Bootstrap Confidence Interval for R-squared
# ============================================================================

cat("\n")
cat(strrep("=", 80), "\n")
cat("Bootstrap Confidence Interval for R²\n")
cat(strrep("=", 80), "\n\n")

cat("Calculating BCa confidence interval...\n")
cat("  boot.ci(results, type='bca')\n\n")

# Calculate confidence interval
ci_rsq <- boot.ci(results, type = "bca")

cat(strrep("=", 80), "\n\n")
print(ci_rsq)
cat("\n")
cat(strrep("=", 80), "\n\n")

cat("Results:\n")
cat("  Confidence Level: 95%\n")
cat("  Method: BCa (Bias-corrected and accelerated)\n")
cat("  Interval: [", round(ci_rsq$bca[4], 4), ",", round(ci_rsq$bca[5], 4), "]\n\n")

cat("Interpretation:\n")
cat("  We are 95% confident that the true R² (proportion of variance\n")
cat("  explained by weight and displacement) is between",
    round(ci_rsq$bca[4], 4), "and", round(ci_rsq$bca[5], 4), ".\n\n")

cat("  This means we're 95% confident that between",
    round(ci_rsq$bca[4] * 100, 2), "% and",
    round(ci_rsq$bca[5] * 100, 2), "% of the\n")
cat("  variance in fuel efficiency is explained by these predictors.\n\n")

cat("  Calculations and Intervals on Original Scale\n")

if (grepl("unstable", paste(capture.output(print(ci_rsq)), collapse = " "), ignore.case = TRUE)) {
    cat("\n  Note: 'Some BCa intervals may be unstable' warning suggests:\n")
    cat("    - The bootstrap distribution may be skewed\n")
    cat("    - Consider using more bootstrap replications (R > 1000)\n")
    cat("    - Alternative: use 'perc' or 'basic' interval types\n")
}

cat("\n")
cat("Why bootstrap for R²?\n")
cat("  - R² distribution is bounded [0, 1] and often skewed\n")
cat("  - Traditional confidence intervals assume normality\n")
cat("  - Bootstrap provides more accurate intervals for bounded statistics\n")
cat("  - No assumptions about the sampling distribution needed\n\n")
